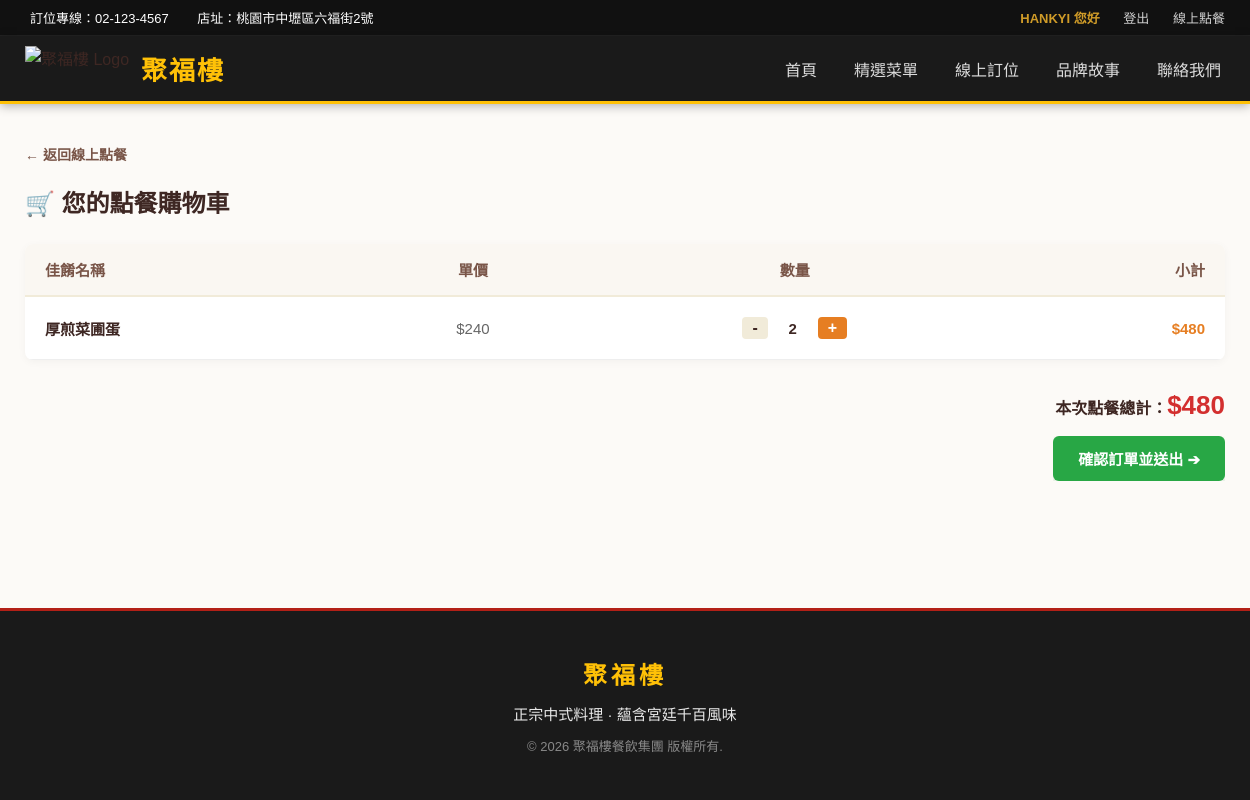
Before: /view_cart/ (signed in) with the older database file.
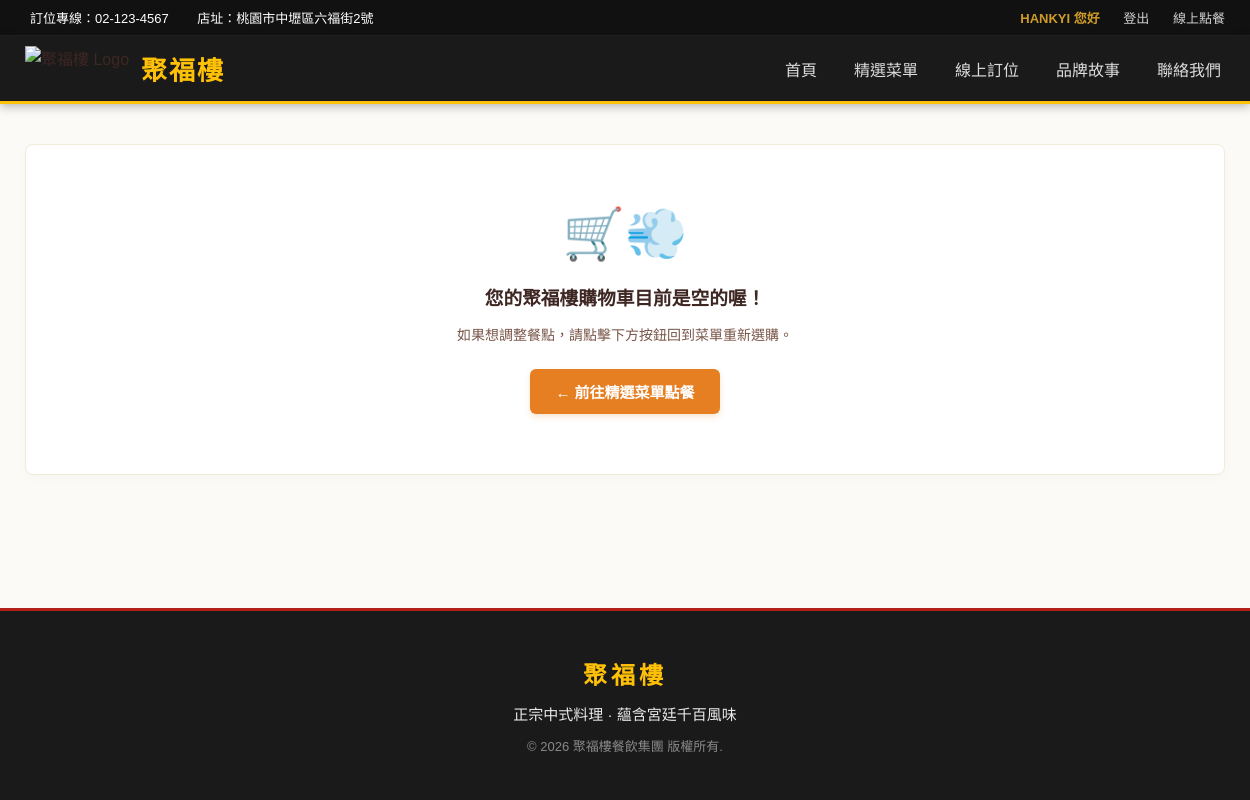
After: the same page with the newer database file.
### myapp/models.py (models this page shows, shortened)
class CartItem(models.Model):
    member =models.ForeignKey(CustomMember,on_delete=models.CASCADE,verbose_name="會員")
    item = models.ForeignKey(Dish,on_delete=models.CASCADE,verbose_name="餐點")
    quantity=models.PositiveIntegerField(default=1,verbose_name="數量")
    created_at = models.DateTimeField(auto_now_add=True)

class Dish(models.Model):
    name = models.CharField(max_length=100)
    price = models.IntegerField()
    image = models.ImageField(upload_to='dishes/', default='dishes/default.jpg')
    spicy_level = models.IntegerField(default=0, verbose_name="辣度等級")
    description = models.TextField(blank=True, null=True, verbose_name="介紹")
    is_recommended = models.BooleanField(default=False, verbose_name="主廚推薦")
    CATEGORY_CHOICES = [
        ('appetizer', '開胃菜'),
        ('meat', '肉類'),
        ('seafood', '海鮮'),
        ('vegetarian', '素食'),
        ('soup', '湯品'),
        ('dessert','甜點'),
        ('rice_and_noodles', '飯類和麵類'),
        ('egg_and_tofu', '蛋類和豆腐類'),
    ]
    category = models.CharField(max_length=50, choices=CATEGORY_CHOICES, default='appetizer', verbose_name="分類")
    is_available = models.BooleanField(default=True, verbose_name="是否供應") # 點餐功能需要這個
    class Meta:
        verbose_name = "菜色"
        verbose_name_plural = "菜單管理"
    category = models.CharField(
        max_length=20,
        choices=CATEGORY_CHOICES,
        default='all',
        verbose_name="網頁分類標籤"
    )

### myapp/views.py (the view)
# urls.py: path('view_cart/',views.view_cart,name='view_cart'),
def view_cart(request):
    member_id = request.session.get('member_id')
    if not member_id:
        return redirect('user_login')
    member_name = None
    try:
        member = CustomMember.objects.get(id=member_id)
        if member.last_name or member.first_name:
            member_name = f"{member.last_name}{member.first_name}"
        else:
            member_name = member.username
    except CustomMember.DoesNotExist:
        pass
    cart_items = CartItem.objects.filter(member_id=member_id)
    for item in cart_items:
        item.subtotal = item.item.price * item.quantity
    total_amount = sum(cart_item.item.price * cart_item.quantity for cart_item in cart_items)
    context = {
        'cart_items': cart_items,
        'total_amount': total_amount,
        'member_name': member_name,
        'is_login': True if member_name else False
    }
    return render(request, 'view_cart.html', context)

### templates/view_cart.html (shortened to what this page needs)
{% extends 'base.html' %}
{% load static %}
{% block extra_css %}
<link rel="stylesheet" href="{% static 'css/order_online.css' %}">
{% endblock %}
{% block content %}
<div class="cart-container">
    {% if cart_items %}
        <div class="back-to-menu">
            <a href="{% url 'order_online' %}">← 返回線上點餐</a>
        </div>
        <h2 class="cart-title">🛒 您的點餐購物車</h2>
        <table class="cart-table">
            <thead>
                <tr>
                    <th>佳餚名稱</th>
                    <th class="text-center">單價</th>
                    <th class="text-center">數量</th>
                    <th class="text-right">小計</th>
                </tr>
            </thead>
            <tbody>
                {% for item in cart_items %}
                <tr>
                    <td class="dish-name">{{ item.item.name }}</td>
                    <td class="text-center dish-price">${{ item.item.price }}</td>
                    <td class="text-center">
                        <div class="quantity-controller" style="display: flex; align-items: center; justify-content: center; gap: 10px;">
                            <a href="{% url 'update_cart_quantity' item.item.id 'decrease' %}"
                            class="btn-qty-minus"
                            style="text-decoration: none; background: #f1ebd9; color: #3e2723; padding: 2px 10px; border-radius: 4px; font-weight: bold; font-size: 16px;">
                                -
                            </a>
                            <span style="font-weight: bold; min-width: 30px; display: inline-block;">{{ item.quantity }}</span>
                            <a href="{% url 'update_cart_quantity' item.item.id 'increase' %}"
                            class="btn-qty-plus"
                            style="text-decoration: none; background: #e67e22; color: white; padding: 2px 10px; border-radius: 4px; font-weight: bold; font-size: 16px;">
                                +
                            </a>
                        </div> </td> <td class="text-right dish-subtotal">${{ item.subtotal }}</td>
                </tr>
                {% endfor %}
            </tbody>
        </table>
        <div class="cart-summary-area">
            <div class="cart-total">
                本次點餐總計：<span class="total-price-text">${{ total_amount }}</span>
            </div>
            <form action="{% url 'checkout' %}" method="POST" class="checkout-form">
                <button type="submit" class="btn-checkout">
                    確認訂單並送出 ➔
                </button>
            </form>
        </div>
    {% else %}
        <div class="cart-empty-box">
            <div class="empty-icon">🛒💨</div>
            <h3>您的聚福樓購物車目前是空的喔！</h3>
            <p>如果想調整餐點，請點擊下方按鈕回到菜單重新選購。</p>
            <a href="{% url 'order_online' %}" class="btn-go-order">
                ← 前往精選菜單點餐
            </a>
        </div>
    {% endif %}
</div>
{% endblock %}

Changed rows visible on the page:
removed CartItem: item.name "厚煎菜圃蛋", item.price "240", quantity "2", subtotal "480"
Other visible differences:
{{ total_amount }}: "480" → (not shown)
text no longer shown: "← 返回線上點餐 🛒 您的點餐購物車 佳餚名稱 單價 數量 小計 本次點餐總計： $ 確認訂單並送出 ➔"
text now shown: "🛒💨 您的聚福樓購物車目前是空的喔！ 如果想調整餐點，請點擊下方按鈕回到菜單重新選購。 ← 前往精選菜單點餐"
